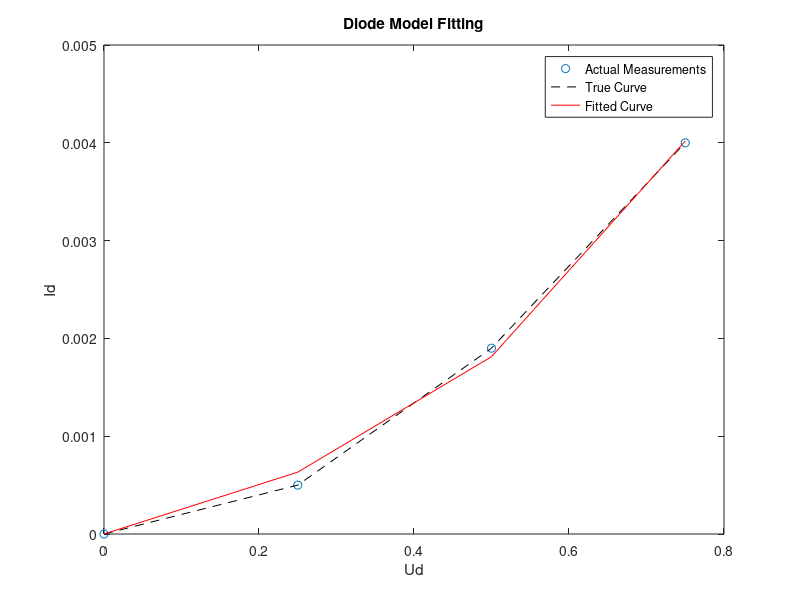

This figure's MATLAB source:

%%%%%%%%%%%%%%%%%%%%%%%%%%%%%%%%%%%%%%%%%%%%%%%%%%%%%%%%%%%%%%%%%%%%%%%%%%%%%%%%%%%%%%%%%%%%%%%%%%%%
% This program calculates optimal values of emission coeficient n and saturaction current Is [A]   %
% parameters, which are part of diode model used in LTSpice.                                       %
%                                                                                                  %
% Input:                                                                                           %
%      diodeName - Diode Name                                                                      %
%      Cjo - zero-bias junction capacitance - obtained from diode datasheet [pF]                   %
%      t - ambient temperature [C]]                                                                %
%      (Ud,Id) - vector pair, consisting instantenious forward voltage (Uf)                        %
%                and current value (If) pairs read from diode characteristics                      %
%                available in the component's datasheet  [V,V]                                     %
%       (initialGuessUd, initialGuessN) - model parameter initial values used at the start of      %
%                                         fitting process (Is, n)                                  %
%       (lb, ub) - lower and upper parameter bounds                                                %
%                                                                                                  %
% Diode model used by LTSpice is based on Shockley diode equation:                                 %
%                                                                                                  %
%                                       Id=Is * (exp(Ud/(n*Ut)) - 1)                               %
% and                                                                                              %
%                                          Ut = k*T/q [V]                                          %
%                                                                                                  %
%  where                                                                                           %
%                                                                                                  %
%       Ut - termal voltage [V]                                                                    %
%       n -  emission coefficient (param(2))                                                       %
%       Id - diode current [A]                                                                     %
%       Ud - diode voltage [V]                                                                     %
%       Is - reverse-bias saturation current (param(1)) [A]                                        %
%       k  - Boltzman constant 1.381*10^-23 [VC/K]                                                 %
%       T  - absolute temperature in Kelvin of p-n diode junction [K]                              %
%       q  - charge of electron 1,602*10^-19                                                       %
%                                                                                                  %
% Output:                                                                                          %
%       (Is, n) - saturation current and emission coeficient for which diode model best            %
%                 fits provided data i.e. Ud and Id vectors                                        %
%                                                                                                  %
%       LTSpice diode component model command                                                      %
%                                                                                                  %
%%%%%%%%%%%%%%%%%%%%%%%%%%%%%%%%%%%%%%%%%%%%%%%%%%%%%%%%%%%%%%%%%%%%%%%%%%%%%%%%%%%%%%%%%%%%%%%%%%%%

%Set diode name
diodeName='AAP153';

% Temperature settings - obtained from diode datasheet
t = 25;
T = t + 273.15;

% Cjo diode junction capacitance -  obtained from diode datasheet
% Data for AAP153 diode, which used to be manufactured by Unitra, Poland
Cjo=0.67 %in pF

% Actual datapoints Id=f(Ud) from diode datasheet 
% Data for AAP153 diode, which used to be manufactured by Unitra, Poland
Ud = [0, 0.25, 0.5, 0.75];
Id = [0, 0.5 * 10^-3, 1.9 * 10^-3, 4 * 10^-3];

% Initial guess for parameters Is and N
initialGuess = [0.1 * 10^-4, 2.0];

% Calculation of thermal voltage Ut
k=1.381*10^-23;
q=1.602*10^-19;
Ut = (k*T)/q;

% Diode model function
diodeModel = @(params, Ud) params(1) * (exp(Ud/(params(2) * Ut)) - 1);


% Set lower and upper bounds for model parameters Is and N - only if required
lb = [-Inf, 1]; % Lower bounds for param(1) and param(2)
ub = [Inf, Inf]; % Upper bounds for param(1) and param(2)

% Fit the diode model to the data with constraints
fitParams = lsqnonlin(@(params) diodeModel(params, Ud) - Id, initialGuess, lb, ub);

% Plot the results
figure;
plot(Ud, Id, 'o', 'DisplayName', 'Actual Measurements');
hold on;
plot(Ud, Id, 'k--', 'DisplayName', 'True Curve');
hold on;
plot(Ud, diodeModel(fitParams, Ud), 'r-', 'DisplayName', 'Fitted Curve');

legend;
xlabel('Ud');
ylabel('Id');
title('Diode Model Fitting');

% Display the fitted parameters
stringIs = sprintf('            Is = %.3e [A]', fitParams(1));
stringN = sprintf('            n= %.3f', fitParams(2));

clc; %clear console window
disp('');
disp('Fitted Parameters:');
disp('');
disp(stringIs);
disp(stringN);
disp('');

% Parameters not added by this program are inherited from model of D18 - russian germanium diode
diodeModelString = sprintf('.model %s D(Is=%.3e N=%.3f RS=17 m=0.124 Vj=0.1 Cjo=%.2fpF IBV=2u BV=20 TT=5n EG=0.67 XTI=3 Iave=16m Vpk=20 mfg=Unitra type=germanium)',diodeName,fitParams(1),fitParams(2),Cjo);

disp('*********LTSpice .model command:**********');
disp('');
disp(diodeModelString);
disp('');
disp('******************************************');